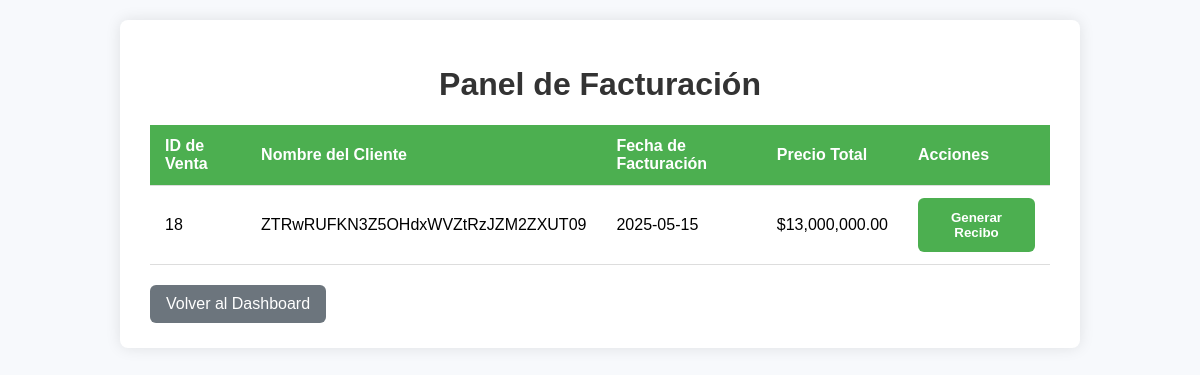
The page /facturacion.php (signed in) on the database its author committed.
### tables this page shows
CREATE TABLE `ventas` (
  `id` int(11) NOT NULL,
  `cliente` varchar(255) NOT NULL,
  `contacto` varchar(255) NOT NULL,
  `producto_id` int(11) NOT NULL,
  `cantidad` int(11) NOT NULL,
  `fecha_venta` date NOT NULL,
  `confirmada` tinyint(1) NOT NULL DEFAULT 0
);

### facturacion.php (the view, shortened to what this page needs)
<?php
require_once 'db.php';
$sql = "SELECT v.id, v.cliente, v.fecha_venta, v.cantidad, p.precio_unitario, (v.cantidad * p.precio_unitario) AS total
        FROM ventas v
        JOIN productos p ON v.producto_id = p.id
        WHERE v.confirmada = 1
        ORDER BY v.fecha_venta DESC";
$stmt = $pdo->query($sql);
$ventas = $stmt->fetchAll(PDO::FETCH_ASSOC);
?>
<!DOCTYPE html>
<html lang="es">
<head>
</head>
<body>
<div class="container">
    <h1>Panel de Facturación</h1>
    <table>
        <thead>
            <tr>
                <th>ID de Venta</th>
                <th>Nombre del Cliente</th>
                <th>Fecha de Facturación</th>
                <th>Precio Total</th>
                <th>Acciones</th>
            </tr>
        </thead>
        <tbody>
            <?php if (count($ventas) === 0): ?>
                <tr><td colspan="5" style="text-align:center; font-style:italic;">No hay ventas confirmadas.</td></tr>
            <?php else: ?>
                <?php foreach ($ventas as $venta): ?>
                <tr>
                    <td><?=htmlspecialchars($venta['id'])?></td>
                    <td><?=htmlspecialchars($venta['cliente'])?></td>
                    <td><?=htmlspecialchars($venta['fecha_venta'])?></td>
                    <td>$<?=number_format($venta['total'], 2)?></td>
                    <td>
                        <button onclick="generarRecibo(<?=htmlspecialchars($venta['id'])?>)">Generar Recibo</button>
                    </td>
                </tr>
                <?php endforeach; ?>
            <?php endif; ?>
        </tbody>
    </table>
    <a href="dashboard.php" class="back-btn">Volver al Dashboard</a>
</div>
</body>
</html>

### facturacion.php (style rules this page uses)
body { font-family: Arial, sans-serif; background: #f7f9fc; margin:0; padding:20px; }
h1 { text-align:center;color:#333; }
.container { max-width:900px;margin:auto;background:#fff; padding:25px 30px; border-radius:8px;box-shadow:0 0 15px rgba(0,0,0,0.1); }
table { width:100%; border-collapse:collapse; margin-top:10px; }
th, td { padding:12px 15px; border-bottom:1px solid #ddd; text-align:left; }
th { background:#4CAF50; color:#fff; }
button { background:#4CAF50;border:none;padding:12px 20px;color:#fff;font-weight:bold;border-radius:6px;cursor:pointer;transition:background-color 0.3s ease; }
.back-btn { display:inline-block; margin-top:20px; background:#6c757d; color:#fff; text-decoration:none; padding:10px 16px; border-radius:6px; transition: background-color 0.3s ease; }

### rows shown on the page
ventas: id "18", cliente "ZTRwRUFKN3Z5OHdxWVZtRzJZM2ZXUT09", fecha_venta "2025-05-15", total "13,000,000.00"
